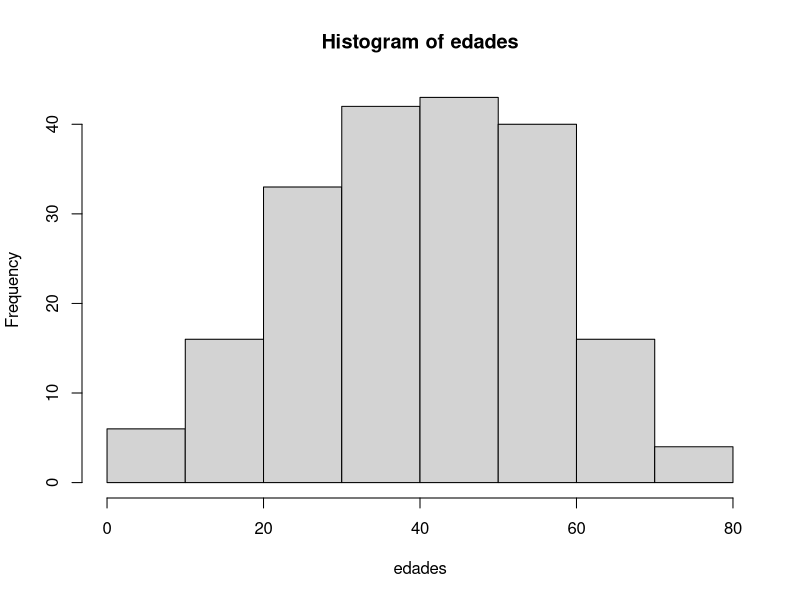
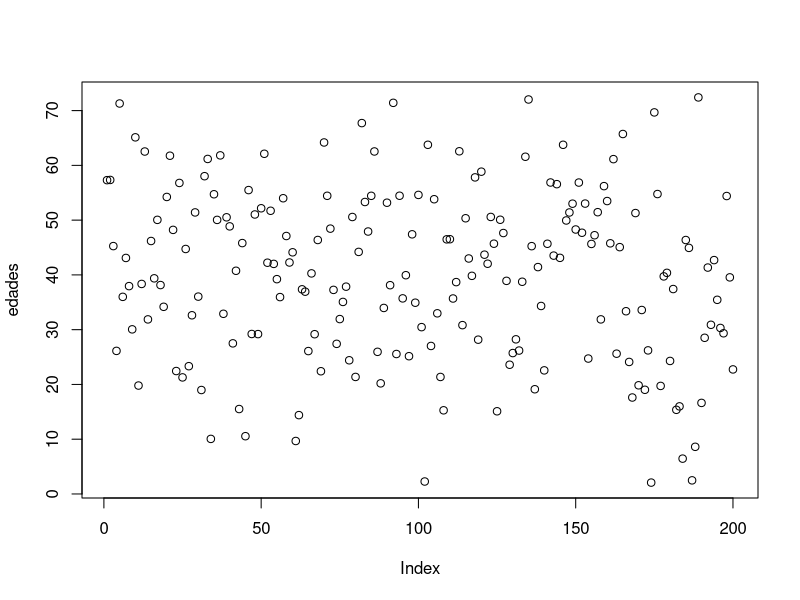
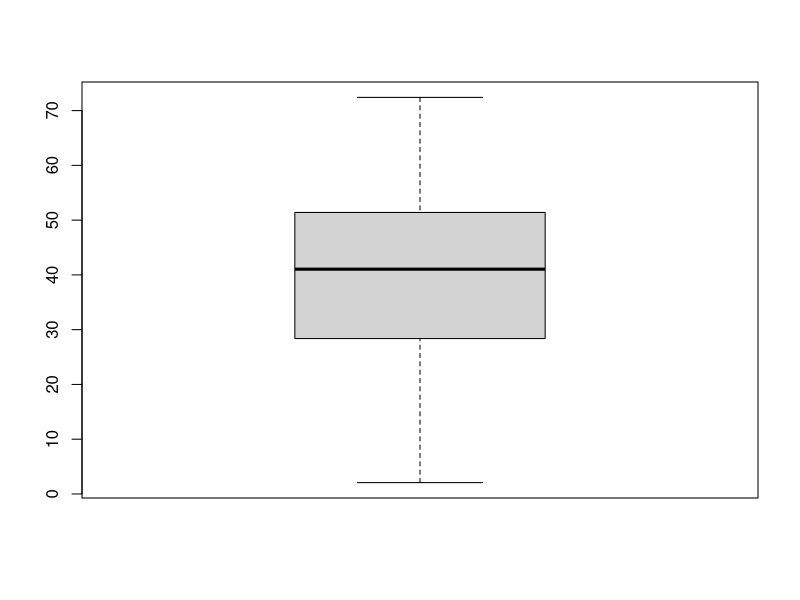
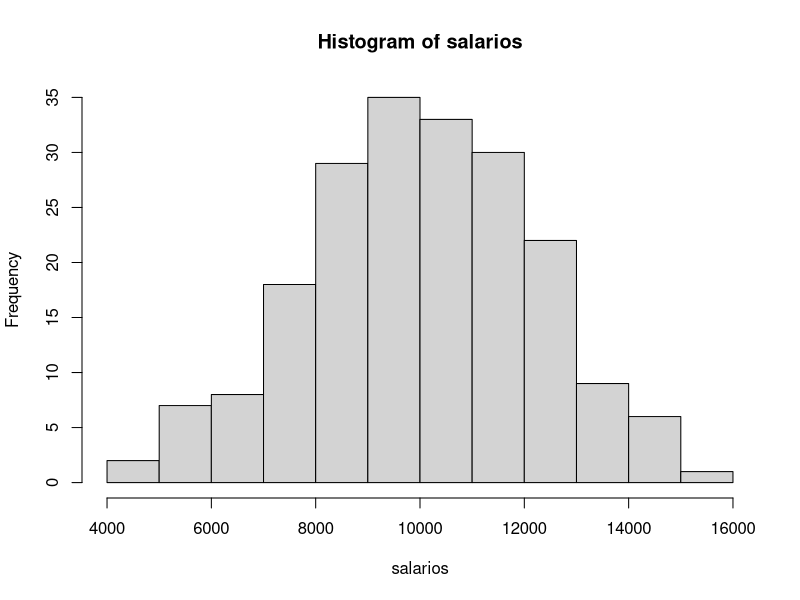
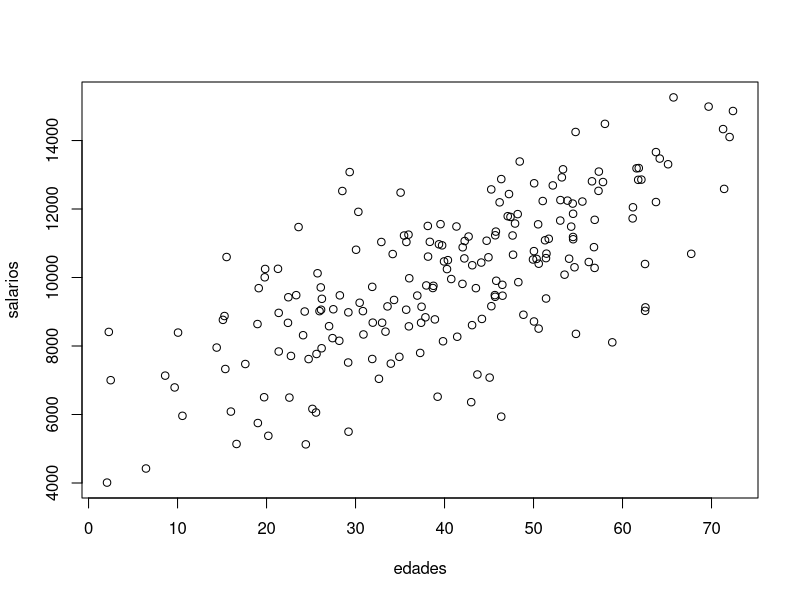

The R source for these figures, in order:
# INTRODUCCIÓN A R -------
# Script: zero2hero 
# Instructor: BlankHall

# 1. VARIABLES
edad <- 24
nombre <- 'Jonatan'
apellido <- 'Blank'
email <- "blankhall@ciencias.unam.mx"
es_mujer <- FALSE
es_mexicano <- TRUE

# 2. OPERACIONES MATEMATICAS
x <- 100
y <- 10

#suma
x+y
#resta
x-y
#multiplicacion
x*y
#division
x/y
#potencia
2^{4}
x^{y}
#modulo
10%%3

# 3. OPERACIONES LOGICAS

#regla de la tricotomia
x <- 10
y <- 10

#mayor que
x > y
#menor que
x < y
#exactamente igual que
x == y

# 4. CONJUNTOS LOGICOS
edad <- 40
sexo <- 'M'

#or
edad > 18 | sexo == 'M'

#and
edad > 18 && sexo == 'M'

#ejemplo
usuario <- 'johnnybonny'
contraseña <- '1234'

usr_usuario <- 'johnnybonny'
usr_contraseña <- '1234'

usuario == usr_usuario && contraseña == usr_contraseña

# 5. CONDICIONALES
nombre <- 'Jonatan'
if(nombre == 'Jonatan'){
  print('Buenas tardes Jonatan')
}else{
  print('Tu no eres Jonatan')
}

if(usuario == usr_usuario && contraseña == usr_contraseña){
  print('Bienvenido :)')
}else{
  print('Usuario o Contraseña incorrectos')
}

# 6. VECTORES
#primer tipo de almacenamiento de datos
edades <- c(13:45)

n <- 4 
gauss <- c(1:n)
(n)*(n+1)/2
#suma de los valores
sum(gauss)
# cantidad de valores
length(gauss)
# valor maximo
max(gauss)
#valor minimo
min(gauss)
#comprobar existencia de un elemento
5 %in% gauss

# 7. CICLOS
for(i in 1:10){
  print(i)
}

amigos <- c('Pepe','Juan','Raul')

for(i in amigos){
  print(i)
}

dias <- c(1:10)
for(d in dias){
  y <- d^2
  print(y)
}

#ciclo for + condicional if
clientes <- c(19,21,17,16,19,20,30,21,60,65)

for(c in clientes){
  if(c > 17 && c < 61){
    print('Puedes Pasar!')
  }
  if(c < 18){
    print('No puedes pasar, eres muy joven')
  }
  if(c > 60){
    print('No puedes pasar, eres muy viejo')
  }
}

# 8. FUNCIONES
valores <- c(100,120,70,80,65,105,99)

sum(valores)

suma <- function(lista){
  s <- 0
  for(v in lista){
    s <- s+v
  }
  return(s)
}

suma(valores)
suma(c(10,10,10))

saludar <- function(nombre,apellido,edad){
  print(paste('Buenos días',nombre,apellido,'de',edad,'años de edad'))
}

saludar('Jonatan','Blank',24)

despedirse <- function(){
  print('Hasta luego')
}

despedirse()

# 9. Introducción a la estadística

#numeros aleatorios
media_teorica = 40
desviacion_teorica = 15

muestreo <- rnorm(200,mean=media_teorica,sd=desviacion_teorica)


media_estadistica <- mean(muestreo)
desviacion_estadistica <- sd(muestreo)

print(paste('Diferencia en media',abs(media_teorica-media_estadistica)))
print(paste('Diferencia en desviacion',abs(desviacion_teorica-desviacion_estadistica)))

#ejemplo poblacional
n = 200
edades <- rnorm(n,40,15)
summary(edades)

hist(edades,breaks=10)
plot(edades)
boxplot(edades)

# salario(edad) = 6000 + 100*edad + e
rel_salario <- function(edad){
  y = 6000 + 100*edad + rnorm(length(edad),0,1500)
  return(y)
}

salarios <- rel_salario(edades)
hist(salarios)

plot(edades,salarios)

# 10. LIBRERIAS EXTERNAS

#ggplot2
install.packages('ggplot2')
library(ggplot2)

#dplyr
install.packages('dplyr')
library(dplyr)
